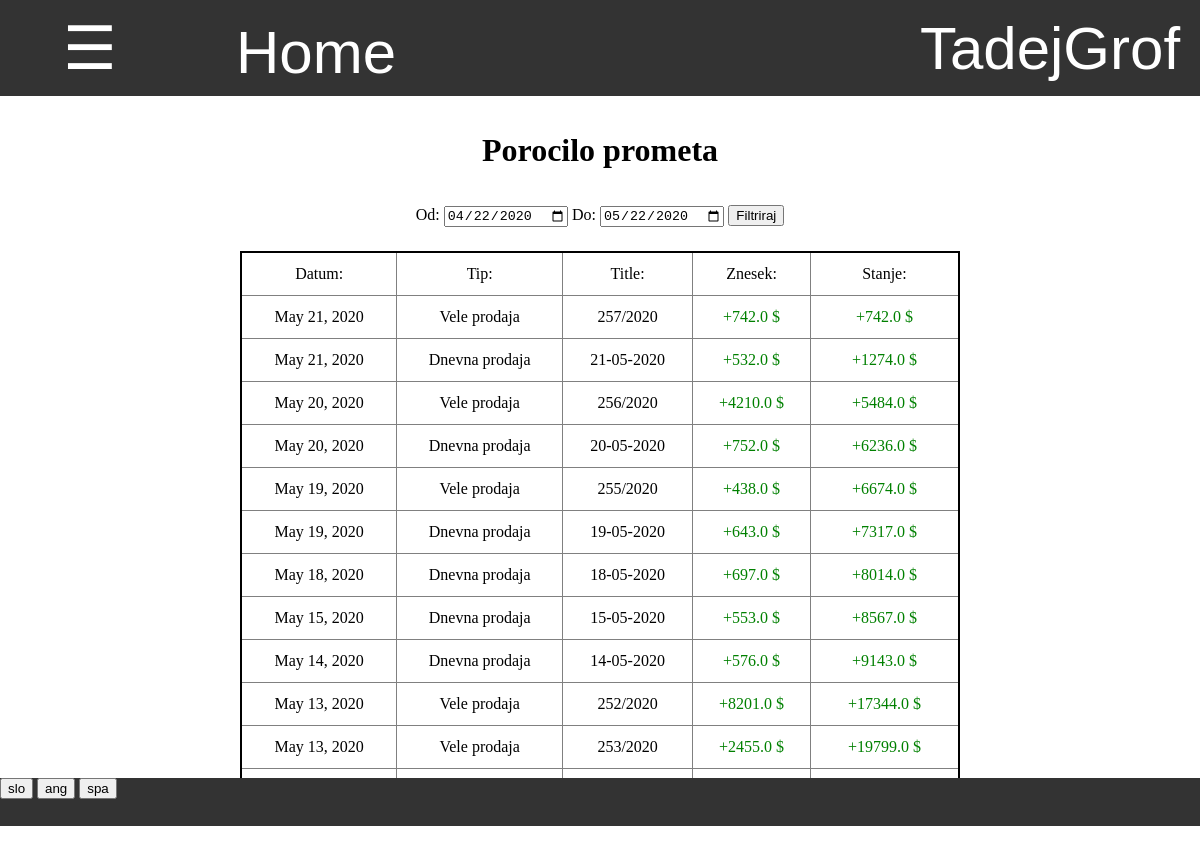
The app's page /zaloga/porocilo/porocilo_prometa (signed in) with its own data.
### program/models.py (models this page shows)
class Profil(models.Model):
    user = models.OneToOneField(User,on_delete=models.CASCADE)
    jezik =  models.CharField(default="spa",max_length=3, choices=JEZIKI)
    stranka = models.OneToOneField(Stranka, on_delete=models.CASCADE, default=None, null=True, blank=True)

### zaloga/models.py (models this page shows, shortened)
class Baza(models.Model):
    author = models.ForeignKey(User,default=1, on_delete=models.CASCADE)
    title = models.CharField(default="",max_length=15)
    datum = models.DateField(default=timezone.now)
    zaloga = models.ForeignKey(Zaloga, default=1 ,on_delete=models.CASCADE)
    status = models.CharField(default="aktivno",max_length=10)
    sprememba_zaloge = models.IntegerField(default = -1)
    tip = models.CharField(default="prevzem",max_length=20, choices=TIPI_BAZE)
    kontejner = models.OneToOneField(Kontejner,null=True,default=None,blank=True, on_delete=models.CASCADE)
    popust = models.IntegerField(default = None, null=True, blank=True)
    stranka = models.ForeignKey(Stranka, on_delete=models.CASCADE, default=None, null=True, blank=True)
    cas = models.TimeField(default=None,null=True,blank=True)
    dnevna_prodaja = models.ForeignKey(Dnevna_prodaja, on_delete=models.CASCADE, default=None, null=True, blank=True)
    prevoz = models.DecimalField(default=None,null=True,blank=True,max_digits=5, decimal_places=2)
    @property
    def skupno_stevilo(self):
        stevilo = 0
        for vnos in self.vnos_set.all():
            stevilo += vnos.stevilo
        return stevilo
    @property
    def skupna_cena(self):
        try:
            cena = 0
            for vnos in self.vnos_set.all():
                cena += vnos.skupna_cena
            return cena
        except:
            return None
    @property
    def cena_popusta(self):
        try:
            return round(float(self.skupna_cena) * (self.popust / 100))
        except:
            return None
    @property
    def cena_prevoza(self):
        if self.prevoz != None:
            return round(float(self.skupno_stevilo * self.prevoz))
    @property
    def koncna_cena(self):
        try:
            if self.prevoz != None:
                return self.skupna_cena - self.cena_popusta + self.cena_prevoza
            else:
                return self.skupna_cena - self.cena_popusta
        except:
            return None

class Dnevna_prodaja(models.Model):
    zaloga = models.ForeignKey(Zaloga, default=1, on_delete=models.CASCADE)
    prodaja = models.ForeignKey(Prodaja, default=1, on_delete=models.CASCADE)
    datum = models.DateField(default=timezone.now)
    title = models.CharField(default="", max_length=20)
    tip = 'dnevna_prodaja'
    @property
    def skupna_cena(self):
        cena = 0
        for vnos in Vnos.objects.filter(baza__dnevna_prodaja=self,baza__status="veljavno"):
            cena += vnos.cena * vnos.stevilo
        return cena

### zaloga/my_views/stroski_views.py (the view, shortened to what this page needs)
# urls.py: path('porocilo_prometa',stroski_views.porocilo_prometa, name='porocilo_prometa'),
def porocilo_prometa(request):
    danes = datetime.date.today().strftime('%Y-%m-%d')
    pred_mescem =  (datetime.date.today() - datetime.timedelta(days=30)).strftime('%Y-%m-%d')
    od = request.GET.get('od',pred_mescem)
    do = request.GET.get('do', danes)
    stroski = Stroski_Group.objects.all().filter(datum__gte = od, datum__lte = do).order_by('-datum','-pk').prefetch_related('strosek_set')
    vele_prodaje = Baza.objects.all().filter(tip="vele_prodaja",datum__gte=od,datum__lte=do,status="veljavno").order_by('-datum','-pk').prefetch_related('vnos_set')
    dnevne_prodaje = Dnevna_prodaja.objects.all().filter(datum__gte=od,datum__lte=do).order_by('-datum','-pk')
    promet = []
    for vele_prodaja in vele_prodaje.iterator():
        slovar = {
            'tip':'Vele prodaja',
            'znesek':float(vele_prodaja.koncna_cena),
            'title':vele_prodaja.title,
            'datum':vele_prodaja.datum,
        }
        promet.append(slovar)
    for dnevna_prodaja in dnevne_prodaje.iterator():
        slovar = {
            'tip':'Dnevna prodaja',
            'znesek':float(dnevna_prodaja.skupna_cena),
            'title':dnevna_prodaja.title,
            'datum':dnevna_prodaja.datum,
        }
        promet.append(slovar)
    promet = sorted(promet,key = lambda i: (i['datum'],i['tip'],i['znesek']), reverse=True)
    pretok, skupno = pregled_prometa(promet)
    slovar = {
        'pretok':pretok,
        'skupno':skupno,
        'promet':promet,
        'od':od,
        'do':do,
    }
    return pokazi_stran(request,'porocilo/porocilo.html',slovar)

### program/models.py (called while the page is built)
    @property
    def vrni_jezike(self):
        return JEZIKI

### request_funkcije.py (called while the page is built)
def vrni_slovar(request):
    with open('slovar.json') as dat:
        slovar = json.load(dat)
    return slovar

def pokazi_stran(request, html, baze={}):
    je_stranka = False
    program = Program.objects.first()
    zaloga = Zaloga.objects.first()
    if request.user.profil.stranka != None:
        je_stranka = True
    slovar = {'je_stranka':je_stranka,'program':program,'slovar':vrni_slovar(request),'jezik':request.user.profil.jezik}
    slovar.update(baze)
    if not 'zaloga' in baze:
        slovar.update({'zaloga':zaloga})
    slovar.update({'zaloga_pk':slovar['zaloga'].pk})
    return render(request, html, slovar)

### zaloga/models.py (called while the page is built)
    @property
    def skupna_cena(self):
        try:
            return self.stevilo * self.cena
        except:
            return None

### zaloga/my_views/stroski_views.py (called while the page is built)
def pregled_prometa(promet):
    cene, skupno = [], 0
    for sprememba in promet:
        skupno += sprememba['znesek']
        cene.append(skupno)
    return cene, skupno

### zaloga/templatetags/zaloga_exstras.py (called while the page is built)
@register.filter
def keyvalue(dict, key):
    return dict[key]

### zaloga/templates/porocilo/porocilo.html (shortened to what this page needs)
{% extends 'program/base.html' %}
{% load zaloga_exstras %}
{% block content %}
<h1 style="margin-top:3%"> Porocilo prometa </h1>
<div class="filter" style="margin-top:3%">
    <form action="{% url 'porocilo_prometa' %}" method="GET">
        {{slovar|keyvalue:'Od'|keyvalue:jezik}}: <input type="date" value="{{od}}" name="od">
        {{slovar|keyvalue:'Do'|keyvalue:jezik}}: <input type="date" value="{{do}}" name="do">
        <input type="submit" value="{{slovar|keyvalue:'Filtriraj'|keyvalue:jezik}}">
    </form>
</div>
<div style="margin-top:2%;display:inline-block;width:60%">
    <table class="tabela_vnosov">
        <tr>
            <td> {{slovar|keyvalue:'Datum'|keyvalue:jezik}}: </td>
            <td> {{slovar|keyvalue:'Tip'|keyvalue:jezik}}: </td>
            <td> {{slovar|keyvalue:'Title'|keyvalue:jezik}}: </td>
            <td> {{slovar|keyvalue:'Znesek'|keyvalue:jezik}}: </td>
            <td> {{slovar|keyvalue:'Stanje'|keyvalue:jezik}}: </td>
        </tr>
        {% for sprememba in promet %}
            <tr>
                <td> {{sprememba.datum}} </td>
                <td> {{slovar|keyvalue:sprememba.tip|keyvalue:jezik}} </td>
                <td> {{sprememba.title}} </td>
                {% if sprememba.znesek < 0 %}
                    <td> <div style="color:red">{{sprememba.znesek}} $</div> </td>
                {% else %}
                     <td> <div style="color:green">+{{sprememba.znesek}} $</div> </td>
                {% endif %}
                {% if pretok|keyvalue:forloop.counter0 < 0 %}
                    <td> <div style="color:red">{{pretok|keyvalue:forloop.counter0}} $</div> </td>
                {% else %}
                     <td> <div style="color:green">+{{pretok|keyvalue:forloop.counter0}} $</div> </td>
                {% endif %}
            </tr>
        {% endfor %}
    </table>
</div>
{% endblock %}

### program/templates/css/navbar.html (shortened to what this page needs)
{% load zaloga_exstras %}
<div id="navbar" class="navbar">
    {% if je_stranka %}
        <div style="display:inline-block;width:28%"><a href="{% url 'stranka_pregled_narocil' %}" style="width:100%"> Pregled narocil </a></div>
        <div style="display:inline-block;width:22%"><a href="{% url 'stranka_zgodovina' %}" style="width:100%"> Zgodovina </a></div>
        <a style="width:15%" href="/">Home</a>
    {% else %}
        <button onclick="odpri()" class="nav" style="width:15%"> ☰ </button>
        <a style="width:20%" href="/">Home</a>
    {% endif %}
    <div class="racun dropdown" id="racun">
        <button class="dropbtn" >{{ user.get_username }}
        </button>
    </div>
</div>

### program/static/css/footer.css (style rules this page uses)
div { margin: 0%; padding: 0%; }
div input { margin: 0%; }
div form { margin:0%; padding: 0% }

### program/templates/program/base.html (style rules this page uses)
body { margin: 0%; padding: 0%; overflow:hidden; }
div { margin: 0%; padding: 0%; }

### program/templates/css/tabele.html (style rules this page uses)
table.tabela_vnosov { width:100%; border-spacing:0; border: 2px solid black; border-collapse: collapse; padding:0.5%; table-layout:"fixed" }
table.tabela_vnosov td { font-size: 100%; text-align: center; border: 1px solid grey; padding: 1vmin; border-collapse: collapse; }

### program/templates/css/navbar.html (style rules this page uses)
.navbar { overflow: hidden; background-color: #333; font-family: Arial; height:12% }
.navbar a { float: left; font-size: 5vmin; color: white; text-align: center; padding: 18px 16px; text-decoration:none; height:100%; }
.navbar .dropdown, .nav { float: left; height:100%; width:100%; margin:0; overflow:hidden; }
.navbar .dropdown .dropbtn, .nav { font-size: 5vmin; border: none; outline: none; color: white; padding: 12px 16px; width:100%; height:100%; background-color: inherit; font-family: inherit; margin: 0; }
.navbar .racun { float:right; width:300px; overflow:hidden }

### records on screen
Profil: jezik "Od", jezik "Do", jezik "Filtriraj", jezik "Datum", jezik "Tip", jezik "Title", jezik "Znesek", jezik "Stanje", promet "Vele prodaja" "Dnevna prodaja" "Vele prodaja" "Dnevna prodaja" "Vele prodaja" "Dnevna prodaja" "Dnevna prodaja" "Dnevna prodaja" "Dnevna prodaja" "Vele prodaja" "Vele prodaja"
Baza: datum "May 21, 2020", title "257/2020"
Dnevna_prodaja: datum "May 21, 2020", title "21-05-2020"
Baza: datum "May 20, 2020", title "256/2020"
Dnevna_prodaja: datum "May 20, 2020", title "20-05-2020"
Baza: datum "May 19, 2020", title "255/2020"
Dnevna_prodaja: datum "May 19, 2020", title "19-05-2020"
Dnevna_prodaja: datum "May 18, 2020", title "18-05-2020"
Dnevna_prodaja: datum "May 15, 2020", title "15-05-2020"
Dnevna_prodaja: datum "May 14, 2020", title "14-05-2020"
Baza: datum "May 13, 2020", title "252/2020"
Baza: datum "May 13, 2020", title "253/2020"

### other values on screen
{{ user.get_username }} "TadejGrof"
{{ sprememba.znesek }} "742.0" "532.0" "4210.0" "752.0" "438.0" "643.0" "697.0" "553.0" "576.0" "8201.0" "2455.0"
{{ pretok|keyvalue:forloop.counter0 }} "742.0" "1274.0" "5484.0" "6236.0" "6674.0" "7317.0" "8014.0" "8567.0" "9143.0" "17344.0" "19799.0"
